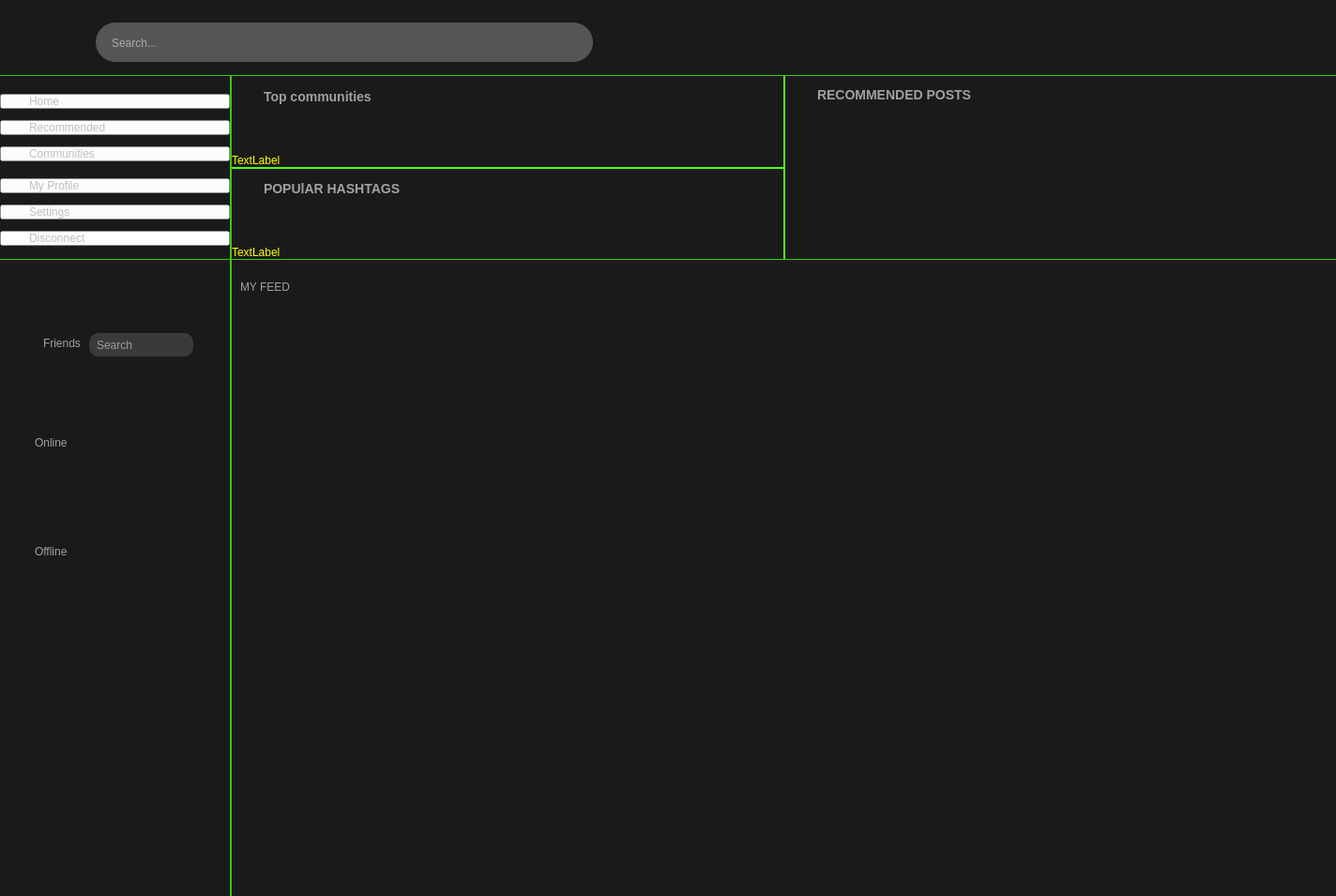
<?xml version="1.0" encoding="UTF-8"?>
<ui version="4.0">
 <class>DashBoardView</class>
 <widget class="QWidget" name="DashBoardView">
  <property name="geometry">
   <rect>
    <x>0</x>
    <y>0</y>
    <width>1424</width>
    <height>955</height>
   </rect>
  </property>
  <property name="layoutDirection">
   <enum>Qt::LayoutDirection::LeftToRight</enum>
  </property>
  <property name="styleSheet">
   <string notr="true">background-color: #1A1A1B;
</string>
  </property>
  <layout class="QVBoxLayout" name="mainVerticalLayout">
   <property name="spacing">
    <number>0</number>
   </property>
   <property name="leftMargin">
    <number>0</number>
   </property>
   <property name="topMargin">
    <number>20</number>
   </property>
   <property name="rightMargin">
    <number>0</number>
   </property>
   <property name="bottomMargin">
    <number>0</number>
   </property>
   <item>
    <layout class="QHBoxLayout" name="HeaderBar">
     <property name="leftMargin">
      <number>35</number>
     </property>
     <property name="rightMargin">
      <number>15</number>
     </property>
     <property name="bottomMargin">
      <number>10</number>
     </property>
     <item>
      <widget class="QLabel" name="logoLabel">
       <property name="minimumSize">
        <size>
         <width>0</width>
         <height>50</height>
        </size>
       </property>
       <property name="styleSheet">
        <string notr="true">color:white;
background-color: rgba(255, 255, 255, 0);</string>
       </property>
       <property name="text">
        <string/>
       </property>
       <property name="pixmap">
        <pixmap>C:/Users/images/logo.png</pixmap>
       </property>
       <property name="alignment">
        <set>Qt::AlignmentFlag::AlignCenter</set>
       </property>
      </widget>
     </item>
     <item>
      <widget class="QLineEdit" name="searchBar">
       <property name="sizePolicy">
        <sizepolicy hsizetype="Fixed" vsizetype="Fixed">
         <horstretch>0</horstretch>
         <verstretch>0</verstretch>
        </sizepolicy>
       </property>
       <property name="minimumSize">
        <size>
         <width>600</width>
         <height>0</height>
        </size>
       </property>
       <property name="maximumSize">
        <size>
         <width>16777215</width>
         <height>42</height>
        </size>
       </property>
       <property name="styleSheet">
        <string notr="true">
border-radius: 21px;
background-color: rgb(85, 85, 85);
color:white;
margin-left:60px;
margin-right:10px;
border:none;
padding:15px;
</string>
       </property>
       <property name="frame">
        <bool>false</bool>
       </property>
       <property name="placeholderText">
        <string>Search...</string>
       </property>
      </widget>
     </item>
     <item>
      <widget class="QPushButton" name="profileButton">
       <property name="styleSheet">
        <string notr="true">background-color: rgba(255, 255, 255, 0);
border-radius: 6px;
border:none;</string>
       </property>
       <property name="text">
        <string/>
       </property>
       <property name="icon">
        <iconset>
         <normaloff>C:/Users/images/UserSettings.png</normaloff>C:/Users/images/UserSettings.png</iconset>
       </property>
       <property name="iconSize">
        <size>
         <width>43</width>
         <height>43</height>
        </size>
       </property>
      </widget>
     </item>
     <item>
      <widget class="QFrame" name="frameSpacingHeader">
       <property name="sizePolicy">
        <sizepolicy hsizetype="Preferred" vsizetype="Preferred">
         <horstretch>1</horstretch>
         <verstretch>0</verstretch>
        </sizepolicy>
       </property>
       <property name="maximumSize">
        <size>
         <width>16777215</width>
         <height>20</height>
        </size>
       </property>
       <property name="styleSheet">
        <string notr="true">border:none;</string>
       </property>
       <property name="frameShape">
        <enum>QFrame::Shape::StyledPanel</enum>
       </property>
       <property name="frameShadow">
        <enum>QFrame::Shadow::Raised</enum>
       </property>
      </widget>
     </item>
     <item>
      <widget class="QPushButton" name="notificationButton">
       <property name="styleSheet">
        <string notr="true">background-color: rgba(255, 255, 255, 0);
border-radius: 6px;
border:none;</string>
       </property>
       <property name="text">
        <string/>
       </property>
       <property name="icon">
        <iconset>
         <normaloff>C:/Users/images/ButtonNotificationImage.png</normaloff>C:/Users/images/ButtonNotificationImage.png</iconset>
       </property>
       <property name="iconSize">
        <size>
         <width>35</width>
         <height>35</height>
        </size>
       </property>
      </widget>
     </item>
     <item>
      <widget class="QPushButton" name="shortcutSettingsButton">
       <property name="styleSheet">
        <string notr="true">background-color: rgba(255, 255, 255, 0);
border-radius: 6px;
border:none;</string>
       </property>
       <property name="text">
        <string/>
       </property>
       <property name="icon">
        <iconset>
         <normaloff>C:/Users/images/ProfileSettingsShortcut.png</normaloff>C:/Users/images/ProfileSettingsShortcut.png</iconset>
       </property>
       <property name="iconSize">
        <size>
         <width>10</width>
         <height>25</height>
        </size>
       </property>
      </widget>
     </item>
    </layout>
   </item>
   <item>
    <widget class="QFrame" name="HeaderDelimiter">
     <property name="sizePolicy">
      <sizepolicy hsizetype="Preferred" vsizetype="Preferred">
       <horstretch>1</horstretch>
       <verstretch>0</verstretch>
      </sizepolicy>
     </property>
     <property name="minimumSize">
      <size>
       <width>0</width>
       <height>1</height>
      </size>
     </property>
     <property name="styleSheet">
      <string notr="true">background-color: rgb(82, 255, 19);</string>
     </property>
     <property name="frameShape">
      <enum>QFrame::Shape::StyledPanel</enum>
     </property>
     <property name="frameShadow">
      <enum>QFrame::Shadow::Raised</enum>
     </property>
    </widget>
   </item>
   <item>
    <layout class="QHBoxLayout" name="topFeedContent">
     <property name="spacing">
      <number>0</number>
     </property>
     <property name="rightMargin">
      <number>0</number>
     </property>
     <property name="bottomMargin">
      <number>0</number>
     </property>
     <item>
      <layout class="QVBoxLayout" name="accesLinksLayout">
       <property name="spacing">
        <number>12</number>
       </property>
       <property name="topMargin">
        <number>0</number>
       </property>
       <property name="rightMargin">
        <number>0</number>
       </property>
       <property name="bottomMargin">
        <number>0</number>
       </property>
       <item>
        <widget class="QFrame" name="acessLinkSpacingFrame">
         <property name="minimumSize">
          <size>
           <width>245</width>
           <height>1</height>
          </size>
         </property>
         <property name="maximumSize">
          <size>
           <width>245</width>
           <height>16777215</height>
          </size>
         </property>
         <property name="frameShape">
          <enum>QFrame::Shape::StyledPanel</enum>
         </property>
         <property name="frameShadow">
          <enum>QFrame::Shadow::Raised</enum>
         </property>
        </widget>
       </item>
       <item>
        <widget class="QPushButton" name="homeBtn">
         <property name="styleSheet">
          <string notr="true">background:none;
background-color: rgba(255, 255, 255, 0);
font: 700 14pt &quot;Raleway&quot;;
color: rgb(192, 192, 192);
margin-top:6px;
text-align: left;
padding-left:30px;</string>
         </property>
         <property name="text">
          <string>Home</string>
         </property>
        </widget>
       </item>
       <item>
        <widget class="QPushButton" name="recommendedBtn">
         <property name="styleSheet">
          <string notr="true">background:none;
background-color: rgba(255, 255, 255, 0);
font: 700 14pt &quot;Raleway&quot;;
color: rgb(192, 192, 192);
text-align: left;
padding-left:30px;</string>
         </property>
         <property name="text">
          <string>Recommended</string>
         </property>
        </widget>
       </item>
       <item>
        <widget class="QPushButton" name="communitiesBtn">
         <property name="styleSheet">
          <string notr="true">background:none;
background-color: rgba(255, 255, 255, 0);
font: 700 14pt &quot;Raleway&quot;;
color: rgb(192, 192, 192);
text-align: left;
padding-left:30px;</string>
         </property>
         <property name="text">
          <string>Communities</string>
         </property>
        </widget>
       </item>
       <item>
        <layout class="QVBoxLayout" name="communitiesWidgetLayout">
         <property name="spacing">
          <number>6</number>
         </property>
         <property name="leftMargin">
          <number>28</number>
         </property>
         <property name="topMargin">
          <number>6</number>
         </property>
         <property name="rightMargin">
          <number>12</number>
         </property>
         <property name="bottomMargin">
          <number>0</number>
         </property>
        </layout>
       </item>
       <item>
        <widget class="QPushButton" name="myProfileBtn">
         <property name="styleSheet">
          <string notr="true">background:none;
background-color: rgba(255, 255, 255, 0);
font: 700 14pt &quot;Raleway&quot;;
color: rgb(192, 192, 192);
text-align: left;
padding-left:30px;</string>
         </property>
         <property name="text">
          <string>My Profile</string>
         </property>
        </widget>
       </item>
       <item>
        <widget class="QPushButton" name="settingsBtn">
         <property name="styleSheet">
          <string notr="true">background:none;
background-color: rgba(255, 255, 255, 0);
font: 700 14pt &quot;Raleway&quot;;
color: rgb(192, 192, 192);
text-align: left;
padding-left:30px;</string>
         </property>
         <property name="text">
          <string>Settings</string>
         </property>
        </widget>
       </item>
       <item>
        <widget class="QPushButton" name="disconnectBtn">
         <property name="styleSheet">
          <string notr="true">background:none;
background-color: rgba(255, 255, 255, 0);
font: 700 14pt &quot;Raleway&quot;;
color: rgb(192, 192, 192);
margin-bottom:14px;
text-align: left;
padding-left:30px;</string>
         </property>
         <property name="text">
          <string>Disconnect</string>
         </property>
        </widget>
       </item>
      </layout>
     </item>
     <item>
      <widget class="QFrame" name="accesLinkRightDelimiteer">
       <property name="sizePolicy">
        <sizepolicy hsizetype="Preferred" vsizetype="Preferred">
         <horstretch>0</horstretch>
         <verstretch>1</verstretch>
        </sizepolicy>
       </property>
       <property name="minimumSize">
        <size>
         <width>2</width>
         <height>0</height>
        </size>
       </property>
       <property name="maximumSize">
        <size>
         <width>2</width>
         <height>16777215</height>
        </size>
       </property>
       <property name="styleSheet">
        <string notr="true">background-color: rgb(82, 255, 19);</string>
       </property>
       <property name="frameShape">
        <enum>QFrame::Shape::StyledPanel</enum>
       </property>
       <property name="frameShadow">
        <enum>QFrame::Shadow::Raised</enum>
       </property>
      </widget>
     </item>
     <item>
      <widget class="QWidget" name="TopFeedWidgetParent" native="true">
       <property name="sizePolicy">
        <sizepolicy hsizetype="Preferred" vsizetype="Preferred">
         <horstretch>1</horstretch>
         <verstretch>0</verstretch>
        </sizepolicy>
       </property>
       <property name="styleSheet">
        <string notr="true">background: transparent;
border:none;</string>
       </property>
       <layout class="QHBoxLayout" name="RecommendFeedLayout_2">
        <property name="spacing">
         <number>0</number>
        </property>
        <property name="leftMargin">
         <number>0</number>
        </property>
        <property name="topMargin">
         <number>0</number>
        </property>
        <property name="rightMargin">
         <number>0</number>
        </property>
        <property name="bottomMargin">
         <number>0</number>
        </property>
        <item>
         <widget class="QWidget" name="topCommunnitiesPopularHashTagLayoutWidget" native="true">
          <property name="styleSheet">
           <string notr="true">border:none;</string>
          </property>
          <layout class="QVBoxLayout" name="topCommunnitiesPopularHashTagLayout_2">
           <property name="spacing">
            <number>0</number>
           </property>
           <property name="leftMargin">
            <number>0</number>
           </property>
           <property name="topMargin">
            <number>0</number>
           </property>
           <property name="rightMargin">
            <number>0</number>
           </property>
           <property name="bottomMargin">
            <number>0</number>
           </property>
           <item>
            <widget class="QLabel" name="TopCommunitiesLabel">
             <property name="minimumSize">
              <size>
               <width>400</width>
               <height>0</height>
              </size>
             </property>
             <property name="maximumSize">
              <size>
               <width>400</width>
               <height>16777215</height>
              </size>
             </property>
             <property name="styleSheet">
              <string notr="true">font-family: 'Raleway';
font-style: normal;
font-weight: 700;
font-size: 14px;
margin-left: 30px;
border:0px;
color: rgb(160, 160, 160);</string>
             </property>
             <property name="text">
              <string>Top communities</string>
             </property>
            </widget>
           </item>
           <item>
            <widget class="QWidget" name="topCommunitiesGridWidget" native="true">
             <layout class="QGridLayout" name="topCommunitiesGridLayout_2">
              <property name="leftMargin">
               <number>0</number>
              </property>
              <property name="topMargin">
               <number>40</number>
              </property>
              <property name="rightMargin">
               <number>0</number>
              </property>
              <property name="bottomMargin">
               <number>0</number>
              </property>
              <property name="spacing">
               <number>0</number>
              </property>
              <item row="0" column="0">
               <widget class="QLabel" name="label_2">
                <property name="styleSheet">
                 <string notr="true">color:yellow;</string>
                </property>
                <property name="text">
                 <string>TextLabel</string>
                </property>
               </widget>
              </item>
             </layout>
            </widget>
           </item>
           <item>
            <widget class="QFrame" name="delimiterTopCommunitiesPopularTags">
             <property name="sizePolicy">
              <sizepolicy hsizetype="Preferred" vsizetype="Preferred">
               <horstretch>1</horstretch>
               <verstretch>0</verstretch>
              </sizepolicy>
             </property>
             <property name="minimumSize">
              <size>
               <width>0</width>
               <height>2</height>
              </size>
             </property>
             <property name="maximumSize">
              <size>
               <width>16777215</width>
               <height>2</height>
              </size>
             </property>
             <property name="styleSheet">
              <string notr="true">background-color: rgb(82, 255, 19);</string>
             </property>
             <property name="frameShape">
              <enum>QFrame::Shape::StyledPanel</enum>
             </property>
             <property name="frameShadow">
              <enum>QFrame::Shadow::Raised</enum>
             </property>
            </widget>
           </item>
           <item>
            <widget class="QLabel" name="PopularHashtagsLabel">
             <property name="sizePolicy">
              <sizepolicy hsizetype="Preferred" vsizetype="Preferred">
               <horstretch>1</horstretch>
               <verstretch>0</verstretch>
              </sizepolicy>
             </property>
             <property name="minimumSize">
              <size>
               <width>400</width>
               <height>0</height>
              </size>
             </property>
             <property name="maximumSize">
              <size>
               <width>16777215</width>
               <height>16777215</height>
              </size>
             </property>
             <property name="styleSheet">
              <string notr="true">font-family: 'Raleway';
font-style: normal;
font-weight: 700;
font-size: 14px;
margin-left: 30px;
border:none;
color: rgb(160, 160, 160);</string>
             </property>
             <property name="text">
              <string>POPUlAR HASHTAGS</string>
             </property>
            </widget>
           </item>
           <item>
            <widget class="QWidget" name="popularHashtagsLayoutWidget" native="true">
             <layout class="QGridLayout" name="popularHashtagsLayout_2">
              <property name="leftMargin">
               <number>0</number>
              </property>
              <property name="topMargin">
               <number>40</number>
              </property>
              <property name="rightMargin">
               <number>0</number>
              </property>
              <property name="bottomMargin">
               <number>0</number>
              </property>
              <property name="spacing">
               <number>0</number>
              </property>
              <item row="0" column="0">
               <widget class="QLabel" name="label_4">
                <property name="styleSheet">
                 <string notr="true">color:yellow;</string>
                </property>
                <property name="text">
                 <string>TextLabel</string>
                </property>
               </widget>
              </item>
             </layout>
            </widget>
           </item>
          </layout>
         </widget>
        </item>
        <item>
         <widget class="QFrame" name="accesLinkRightDelimiter">
          <property name="sizePolicy">
           <sizepolicy hsizetype="Preferred" vsizetype="Preferred">
            <horstretch>0</horstretch>
            <verstretch>1</verstretch>
           </sizepolicy>
          </property>
          <property name="minimumSize">
           <size>
            <width>2</width>
            <height>0</height>
           </size>
          </property>
          <property name="maximumSize">
           <size>
            <width>2</width>
            <height>16777215</height>
           </size>
          </property>
          <property name="styleSheet">
           <string notr="true">background-color: rgb(82, 255, 19);</string>
          </property>
          <property name="frameShape">
           <enum>QFrame::Shape::StyledPanel</enum>
          </property>
          <property name="frameShadow">
           <enum>QFrame::Shadow::Raised</enum>
          </property>
         </widget>
        </item>
        <item>
         <layout class="QVBoxLayout" name="verticalLayout">
          <property name="rightMargin">
           <number>50</number>
          </property>
          <item>
           <widget class="QLabel" name="recommendedPostsLabel">
            <property name="sizePolicy">
             <sizepolicy hsizetype="Preferred" vsizetype="Preferred">
              <horstretch>1</horstretch>
              <verstretch>0</verstretch>
             </sizepolicy>
            </property>
            <property name="minimumSize">
             <size>
              <width>400</width>
              <height>0</height>
             </size>
            </property>
            <property name="maximumSize">
             <size>
              <width>16777215</width>
              <height>40</height>
             </size>
            </property>
            <property name="styleSheet">
             <string notr="true">font-family: 'Raleway';
font-style: normal;
font-weight: 700;
font-size: 14px;
margin-left: 30px;
border:none;
color: rgb(160, 160, 160);</string>
            </property>
            <property name="text">
             <string>RECOMMENDED POSTS</string>
            </property>
           </widget>
          </item>
          <item>
           <widget class="QWidget" name="recommendFeedHWidget" native="true">
            <property name="sizePolicy">
             <sizepolicy hsizetype="Preferred" vsizetype="Preferred">
              <horstretch>1</horstretch>
              <verstretch>0</verstretch>
             </sizepolicy>
            </property>
            <property name="styleSheet">
             <string notr="true">background: transparent;</string>
            </property>
            <layout class="QHBoxLayout" name="recommendFeedHLayout_2">
             <property name="spacing">
              <number>0</number>
             </property>
             <property name="leftMargin">
              <number>0</number>
             </property>
             <property name="topMargin">
              <number>0</number>
             </property>
             <property name="rightMargin">
              <number>0</number>
             </property>
             <property name="bottomMargin">
              <number>0</number>
             </property>
            </layout>
           </widget>
          </item>
         </layout>
        </item>
       </layout>
      </widget>
     </item>
    </layout>
   </item>
   <item>
    <widget class="QFrame" name="topContentDelmiter">
     <property name="sizePolicy">
      <sizepolicy hsizetype="Preferred" vsizetype="Preferred">
       <horstretch>1</horstretch>
       <verstretch>0</verstretch>
      </sizepolicy>
     </property>
     <property name="minimumSize">
      <size>
       <width>0</width>
       <height>1</height>
      </size>
     </property>
     <property name="styleSheet">
      <string notr="true">background-color: rgb(82, 255, 19);</string>
     </property>
     <property name="frameShape">
      <enum>QFrame::Shape::StyledPanel</enum>
     </property>
     <property name="frameShadow">
      <enum>QFrame::Shadow::Raised</enum>
     </property>
    </widget>
   </item>
   <item>
    <layout class="QHBoxLayout" name="bottomContent">
     <property name="spacing">
      <number>0</number>
     </property>
     <property name="leftMargin">
      <number>0</number>
     </property>
     <property name="bottomMargin">
      <number>0</number>
     </property>
     <item>
      <widget class="QScrollArea" name="FriendsScrollArea">
       <property name="sizePolicy">
        <sizepolicy hsizetype="Fixed" vsizetype="Expanding">
         <horstretch>0</horstretch>
         <verstretch>1</verstretch>
        </sizepolicy>
       </property>
       <property name="minimumSize">
        <size>
         <width>245</width>
         <height>0</height>
        </size>
       </property>
       <property name="maximumSize">
        <size>
         <width>245</width>
         <height>16777215</height>
        </size>
       </property>
       <property name="styleSheet">
        <string notr="true">border: none;
background: transparent;
</string>
       </property>
       <property name="sizeAdjustPolicy">
        <enum>QAbstractScrollArea::SizeAdjustPolicy::AdjustToContents</enum>
       </property>
       <property name="widgetResizable">
        <bool>false</bool>
       </property>
       <property name="alignment">
        <set>Qt::AlignmentFlag::AlignHCenter|Qt::AlignmentFlag::AlignTop</set>
       </property>
       <widget class="QWidget" name="FriendsScrollAreaWidget">
        <property name="geometry">
         <rect>
          <x>20</x>
          <y>0</y>
          <width>204</width>
          <height>500</height>
         </rect>
        </property>
        <property name="sizePolicy">
         <sizepolicy hsizetype="Fixed" vsizetype="Expanding">
          <horstretch>0</horstretch>
          <verstretch>1</verstretch>
         </sizepolicy>
        </property>
        <property name="minimumSize">
         <size>
          <width>0</width>
          <height>0</height>
         </size>
        </property>
        <property name="maximumSize">
         <size>
          <width>16777215</width>
          <height>99999</height>
         </size>
        </property>
        <property name="sizeIncrement">
         <size>
          <width>0</width>
          <height>100</height>
         </size>
        </property>
        <property name="styleSheet">
         <string notr="true">border:none;</string>
        </property>
        <layout class="QVBoxLayout" name="postsLayout_2" stretch="0,0,1,0,1,1">
         <property name="spacing">
          <number>6</number>
         </property>
         <property name="sizeConstraint">
          <enum>QLayout::SizeConstraint::SetDefaultConstraint</enum>
         </property>
         <property name="bottomMargin">
          <number>0</number>
         </property>
         <item>
          <widget class="QFrame" name="frame_3">
           <property name="minimumSize">
            <size>
             <width>0</width>
             <height>40</height>
            </size>
           </property>
           <property name="maximumSize">
            <size>
             <width>16777215</width>
             <height>40</height>
            </size>
           </property>
           <property name="styleSheet">
            <string notr="true"/>
           </property>
           <property name="frameShape">
            <enum>QFrame::Shape::StyledPanel</enum>
           </property>
           <property name="frameShadow">
            <enum>QFrame::Shadow::Raised</enum>
           </property>
           <layout class="QHBoxLayout" name="horizontalLayout">
            <item>
             <widget class="QLabel" name="label_myFeed_9">
              <property name="minimumSize">
               <size>
                <width>0</width>
                <height>0</height>
               </size>
              </property>
              <property name="maximumSize">
               <size>
                <width>400</width>
                <height>40</height>
               </size>
              </property>
              <property name="styleSheet">
               <string notr="true">font: 700 12pt &quot;Raleway&quot;;
color: rgb(160, 160, 160);
margin-left:5px;</string>
              </property>
              <property name="text">
               <string>Friends</string>
              </property>
             </widget>
            </item>
            <item>
             <widget class="QLineEdit" name="lineEdit_6">
              <property name="minimumSize">
               <size>
                <width>0</width>
                <height>25</height>
               </size>
              </property>
              <property name="autoFillBackground">
               <bool>false</bool>
              </property>
              <property name="styleSheet">
               <string notr="true">border:none;
background-color:#3A3A3A;
padding-left:6px;
color: rgb(255, 255, 255);
font: 10pt &quot;Raleway&quot;;
border-radius:10px;</string>
              </property>
              <property name="inputMask">
               <string/>
              </property>
              <property name="text">
               <string/>
              </property>
              <property name="frame">
               <bool>false</bool>
              </property>
              <property name="placeholderText">
               <string>Search</string>
              </property>
             </widget>
            </item>
           </layout>
          </widget>
         </item>
         <item>
          <widget class="QLabel" name="label_myFeed_3">
           <property name="minimumSize">
            <size>
             <width>0</width>
             <height>0</height>
            </size>
           </property>
           <property name="maximumSize">
            <size>
             <width>400</width>
             <height>40</height>
            </size>
           </property>
           <property name="styleSheet">
            <string notr="true">font: 700 12pt &quot;Raleway&quot;;
color: rgb(160, 160, 160);
margin-left:5px;</string>
           </property>
           <property name="text">
            <string>Online</string>
           </property>
          </widget>
         </item>
         <item>
          <layout class="QVBoxLayout" name="onlineFriendsLayout">
           <property name="spacing">
            <number>6</number>
           </property>
           <property name="sizeConstraint">
            <enum>QLayout::SizeConstraint::SetMinimumSize</enum>
           </property>
           <property name="leftMargin">
            <number>9</number>
           </property>
           <property name="topMargin">
            <number>10</number>
           </property>
          </layout>
         </item>
         <item>
          <widget class="QLabel" name="label_myFeed_4">
           <property name="minimumSize">
            <size>
             <width>0</width>
             <height>0</height>
            </size>
           </property>
           <property name="maximumSize">
            <size>
             <width>400</width>
             <height>40</height>
            </size>
           </property>
           <property name="styleSheet">
            <string notr="true">font: 700 12pt &quot;Raleway&quot;;
color: rgb(160, 160, 160);
margin-left:5px;</string>
           </property>
           <property name="text">
            <string>Offline</string>
           </property>
          </widget>
         </item>
         <item>
          <widget class="QFrame" name="friendsWidhtDelimiter">
           <property name="sizePolicy">
            <sizepolicy hsizetype="Preferred" vsizetype="Preferred">
             <horstretch>1</horstretch>
             <verstretch>0</verstretch>
            </sizepolicy>
           </property>
           <property name="minimumSize">
            <size>
             <width>204</width>
             <height>0</height>
            </size>
           </property>
           <property name="maximumSize">
            <size>
             <width>16777215</width>
             <height>1</height>
            </size>
           </property>
           <property name="frameShape">
            <enum>QFrame::Shape::StyledPanel</enum>
           </property>
           <property name="frameShadow">
            <enum>QFrame::Shadow::Raised</enum>
           </property>
          </widget>
         </item>
         <item>
          <layout class="QVBoxLayout" name="offlineFriendsLayout">
           <property name="spacing">
            <number>0</number>
           </property>
           <property name="bottomMargin">
            <number>40</number>
           </property>
          </layout>
         </item>
        </layout>
       </widget>
      </widget>
     </item>
     <item>
      <widget class="QFrame" name="friendsPostsDelimiteer">
       <property name="sizePolicy">
        <sizepolicy hsizetype="Preferred" vsizetype="Preferred">
         <horstretch>0</horstretch>
         <verstretch>1</verstretch>
        </sizepolicy>
       </property>
       <property name="minimumSize">
        <size>
         <width>2</width>
         <height>0</height>
        </size>
       </property>
       <property name="maximumSize">
        <size>
         <width>2</width>
         <height>16777215</height>
        </size>
       </property>
       <property name="styleSheet">
        <string notr="true">background-color: rgb(82, 255, 19);</string>
       </property>
       <property name="frameShape">
        <enum>QFrame::Shape::StyledPanel</enum>
       </property>
       <property name="frameShadow">
        <enum>QFrame::Shadow::Raised</enum>
       </property>
      </widget>
     </item>
     <item>
      <widget class="QWidget" name="middleBar" native="true">
       <property name="sizePolicy">
        <sizepolicy hsizetype="Expanding" vsizetype="Preferred">
         <horstretch>1</horstretch>
         <verstretch>0</verstretch>
        </sizepolicy>
       </property>
       <property name="styleSheet">
        <string notr="true">background-color: transparent;
</string>
       </property>
       <layout class="QVBoxLayout" name="verticalLayout_3">
        <property name="spacing">
         <number>0</number>
        </property>
        <property name="leftMargin">
         <number>0</number>
        </property>
        <property name="topMargin">
         <number>0</number>
        </property>
        <property name="rightMargin">
         <number>0</number>
        </property>
        <property name="bottomMargin">
         <number>0</number>
        </property>
        <item>
         <widget class="QScrollArea" name="ContentPosts_ScrollArea">
          <property name="sizePolicy">
           <sizepolicy hsizetype="Expanding" vsizetype="Expanding">
            <horstretch>1</horstretch>
            <verstretch>0</verstretch>
           </sizepolicy>
          </property>
          <property name="styleSheet">
           <string notr="true">border: none;
background: transparent;
</string>
          </property>
          <property name="widgetResizable">
           <bool>true</bool>
          </property>
          <property name="alignment">
           <set>Qt::AlignmentFlag::AlignCenter</set>
          </property>
          <widget class="QWidget" name="scrollAreaWidgetContents">
           <property name="geometry">
            <rect>
             <x>0</x>
             <y>0</y>
             <width>1175</width>
             <height>592</height>
            </rect>
           </property>
           <layout class="QVBoxLayout" name="postsLayout">
            <property name="spacing">
             <number>20</number>
            </property>
            <property name="sizeConstraint">
             <enum>QLayout::SizeConstraint::SetNoConstraint</enum>
            </property>
            <item>
             <widget class="QLabel" name="label_myFeed">
              <property name="minimumSize">
               <size>
                <width>400</width>
                <height>0</height>
               </size>
              </property>
              <property name="maximumSize">
               <size>
                <width>400</width>
                <height>40</height>
               </size>
              </property>
              <property name="styleSheet">
               <string notr="true">font: 700 12pt &quot;Raleway&quot;;
color: rgb(160, 160, 160);</string>
              </property>
              <property name="text">
               <string>MY FEED</string>
              </property>
             </widget>
            </item>
            <item>
             <widget class="QFrame" name="frame">
              <property name="frameShape">
               <enum>QFrame::Shape::StyledPanel</enum>
              </property>
              <property name="frameShadow">
               <enum>QFrame::Shadow::Raised</enum>
              </property>
             </widget>
            </item>
           </layout>
          </widget>
         </widget>
        </item>
       </layout>
      </widget>
     </item>
    </layout>
   </item>
  </layout>
 </widget>
 <resources/>
 <connections/>
</ui>
